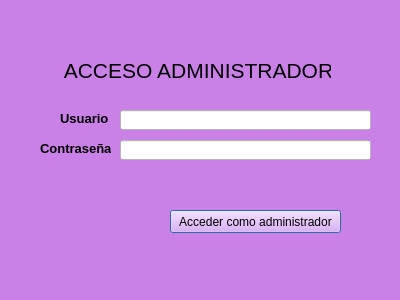
<?xml version="1.0" encoding="UTF-8"?>
<ui version="4.0">
 <class>Administrador</class>
 <widget class="QDialog" name="Administrador">
  <property name="geometry">
   <rect>
    <x>0</x>
    <y>0</y>
    <width>400</width>
    <height>300</height>
   </rect>
  </property>
  <property name="windowTitle">
   <string>Dialog</string>
  </property>
  <property name="styleSheet">
   <string notr="true">background-color:rgb(202, 129, 231);
border-color: rgb(0, 0, 0);
gridline-color: rgb(0, 0, 0);
border-color: rgb(0, 0, 0);</string>
  </property>
  <widget class="QLabel" name="label_3">
   <property name="geometry">
    <rect>
     <x>60</x>
     <y>110</y>
     <width>51</width>
     <height>16</height>
    </rect>
   </property>
   <property name="font">
    <font>
     <pointsize>10</pointsize>
     <weight>75</weight>
     <bold>true</bold>
    </font>
   </property>
   <property name="text">
    <string>Usuario</string>
   </property>
  </widget>
  <widget class="QLabel" name="label_4">
   <property name="geometry">
    <rect>
     <x>40</x>
     <y>140</y>
     <width>71</width>
     <height>16</height>
    </rect>
   </property>
   <property name="font">
    <font>
     <pointsize>10</pointsize>
     <weight>75</weight>
     <bold>true</bold>
    </font>
   </property>
   <property name="text">
    <string>Contraseña</string>
   </property>
  </widget>
  <widget class="QLineEdit" name="lineEdit_3">
   <property name="geometry">
    <rect>
     <x>120</x>
     <y>110</y>
     <width>251</width>
     <height>20</height>
    </rect>
   </property>
   <property name="font">
    <font>
     <pointsize>10</pointsize>
    </font>
   </property>
   <property name="styleSheet">
    <string notr="true">background-color:rgb(255, 255, 255);
border-color: rgb(0, 0, 0);
gridline-color: rgb(0, 0, 0);
border-color: rgb(0, 0, 0);</string>
   </property>
   <property name="echoMode">
    <enum>QLineEdit::PasswordEchoOnEdit</enum>
   </property>
  </widget>
  <widget class="QLineEdit" name="lineEdit_4">
   <property name="geometry">
    <rect>
     <x>120</x>
     <y>140</y>
     <width>251</width>
     <height>20</height>
    </rect>
   </property>
   <property name="font">
    <font>
     <pointsize>10</pointsize>
    </font>
   </property>
   <property name="styleSheet">
    <string notr="true">background-color:rgb(255, 255, 255);
border-color: rgb(0, 0, 0);
gridline-color: rgb(0, 0, 0);
border-color: rgb(0, 0, 0);</string>
   </property>
   <property name="echoMode">
    <enum>QLineEdit::Password</enum>
   </property>
  </widget>
  <widget class="QLabel" name="label_5">
   <property name="geometry">
    <rect>
     <x>30</x>
     <y>60</y>
     <width>301</width>
     <height>20</height>
    </rect>
   </property>
   <property name="font">
    <font>
     <pointsize>16</pointsize>
    </font>
   </property>
   <property name="text">
    <string>      ACCESO ADMINISTRADOR</string>
   </property>
  </widget>
  <widget class="QPushButton" name="pushButton">
   <property name="geometry">
    <rect>
     <x>170</x>
     <y>210</y>
     <width>171</width>
     <height>23</height>
    </rect>
   </property>
   <property name="font">
    <font>
     <pointsize>9</pointsize>
    </font>
   </property>
   <property name="styleSheet">
    <string notr="true">background-color:rgb(236, 160, 255);
border-color: rgb(0, 0, 0);
gridline-color: rgb(0, 0, 0);
border-color: rgb(0, 0, 0);</string>
   </property>
   <property name="text">
    <string>Acceder como administrador</string>
   </property>
  </widget>
 </widget>
 <resources/>
 <connections/>
</ui>
